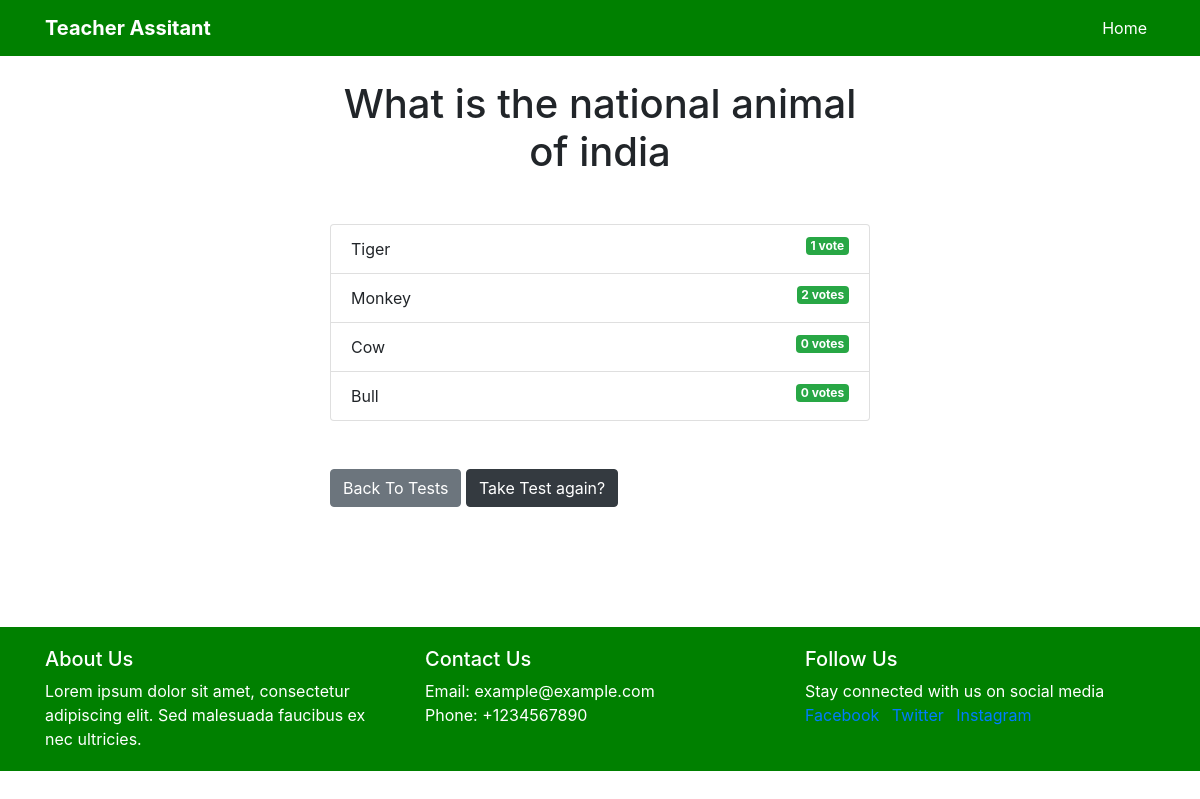
The app's page /polls/2/results/ with its own data.
### polls/models.py (models this page shows, shortened)
class Question(models.Model):
    question_text = models.CharField(max_length=200)
    pub_date = models.DateTimeField('date published')

class Choice(models.Model):
    question = models.ForeignKey(Question, on_delete=models.CASCADE)
    choice_text = models.CharField(max_length=200)
    votes = models.IntegerField(default=0)

### polls/views.py (the view)
# urls.py: path('<int:question_id>/results/', views.results, name='results'),
def results(request, question_id):
    question = get_object_or_404(Question, pk=question_id)
    return render(request, 'polls/results.html', {'question': question})

### templates/polls/results.html
{% extends 'base.html' %}
{% block content %}
<h1 class="mb-5 text-center">{{ question.question_text }}</h1>
<ul class="list-group mb-5">
    {% for choice in question.choice_set.all %}
    <li class="list-group-item">
        {{ choice.choice_text }} <span class="badge badge-success float-right">{{ choice.votes }}
            vote{{ choice.votes | pluralize }}</span>
    </li>
    {% endfor %}
</ul>
<a class="btn btn-secondary" href="{% url 'polls:index' %}">Back To Tests</a>
<a class="btn btn-dark" href="{% url 'polls:detail' question.id %}">Take Test again?</a>
{% endblock %}

### templates/base.html (shortened to what this page needs)
<!DOCTYPE html>
<html lang="en">
<head>
    <link rel="stylesheet" href="https://stackpath.bootstrapcdn.com/bootstrap/4.4.1/css/bootstrap.min.css"
>
</head>
<body>
    {% include 'partials/_navbar.html'%}
    <div class="container">
        <div class="row">
            <div class="col-md-6 m-auto">
                {% block content %}{% endblock %}
            </div>
        </div>
    </div>
    <footer class="footer">
        <div class="container">
            <div class="row">
                <div class="col-md-4">
                    <h5>About Us</h5>
                    <p>Lorem ipsum dolor sit amet, consectetur adipiscing elit. Sed malesuada faucibus ex nec ultricies.</p>
                </div>
                <div class="col-md-4">
                    <h5>Contact Us</h5>
                    <p>Email: example@example.com<br>Phone: +1234567890</p>
                </div>
                <div class="col-md-4">
                    <h5>Follow Us</h5>
                    <p>Stay connected with us on social media</p>
                    <ul class="list-inline">
                        <li class="list-inline-item"><a href="#">Facebook</a></li>
                        <li class="list-inline-item"><a href="#">Twitter</a></li>
                        <li class="list-inline-item"><a href="#">Instagram</a></li>
                    </ul>
                </div>
            </div>
        </div>
    </footer>
</body>
</html>

### templates/partials/_navbar.html (shortened to what this page needs)
<!DOCTYPE html>
<html lang="en">
<head>
    <link href="https://stackpath.bootstrapcdn.com/bootstrap/4.5.2/css/bootstrap.min.css" rel="stylesheet">
</head>
<body>
<nav class="navbar navbar-expand-md navbar-dark navbar-custom mb-4">
    <div class="container">
        <a class="navbar-brand" href="/"><b>Teacher Assitant</b></a>
        <div class="collapse navbar-collapse" id="navbarNav">
            <ul class="navbar-nav ml-auto">
                <li class="nav-item active">
                    <a class="nav-link" href="#">Home <span class="sr-only">(current)</span></a>
                </li>
            </ul>
        </div>
    </div>
</nav>
</body>
</html>

### templates/base.html (style rules this page uses)
.footer { background-color: green; color: #FFFFFF; padding: 20px 0; margin-top: 7.5rem; margin-bottom: 0; }
.footer p { margin-bottom: 0; }

### templates/partials/_navbar.html (style rules this page uses)
.navbar-custom { background-color: green; }
.navbar-custom .navbar-brand { color: #FFFFFF; }

### records on screen
Question: question_text "What is the national animal of india"
Choice: choice_text "Tiger", votes "1"
Choice: choice_text "Monkey", votes "2", votes|pluralize "s"
Choice: choice_text "Cow", votes "0", votes|pluralize "s"
Choice: choice_text "Bull", votes "0", votes|pluralize "s"
